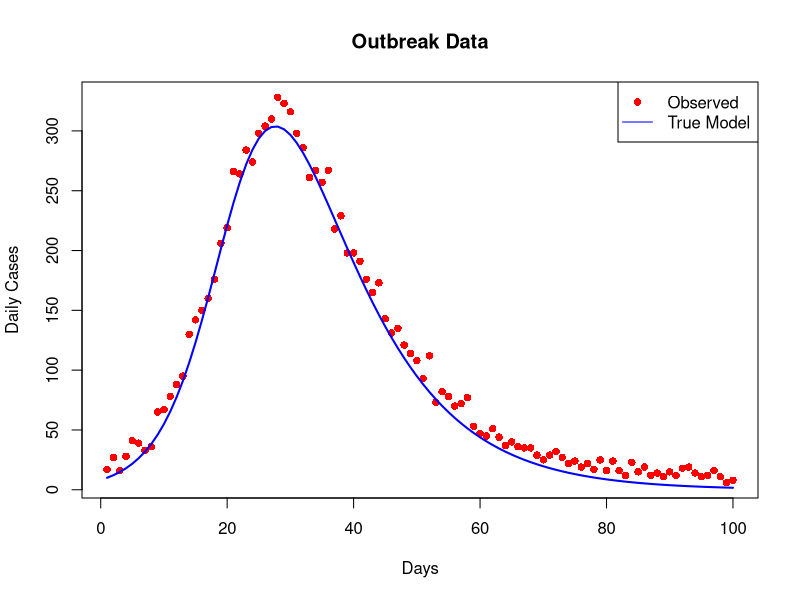

This chart was generated by the following R code:
# Synthetic outbreak data for the "Example: outbreak data" slide
# (01_introduction.qmd).
#
# Simulates an SIR epidemic, adds Poisson noise to mimic reported cases and
# saves the plot to figures/01_outbreak_data.png. None of this code is shown
# on the slides; only the figure is.
#
# Run from the project root: Rscript scripts/01_outbreak_data.R

library(deSolve)

dir.create("figures", showWarnings = FALSE)

# Simulate COVID-19-like data
set.seed(123)
days <- 1:100
true_beta <- 0.3
true_gamma <- 0.1
true_R0 <- true_beta / true_gamma

# SIR model simulation
sir_sim <- function(t, y, params) {
  with(as.list(c(y, params)), {
    dS <- -beta * S * I
    dI <- beta * S * I - gamma * I
    dR <- gamma * I
    list(c(dS, dI, dR))
  })
}

out <- ode(y = c(S = 0.99, I = 0.01, R = 0),
           times = days,
           func = sir_sim,
           parms = c(beta = true_beta, gamma = true_gamma))

# Add noise to simulate real data
observed_cases <- rpois(length(days), out[,"I"] * 1000 + 10)

png("figures/01_outbreak_data.png", width = 10, height = 6, units = "in", res = 150)
plot(days, observed_cases, pch = 16, col = "red",
     xlab = "Days", ylab = "Daily Cases",
     main = "Outbreak Data")
lines(days, out[,"I"] * 1000, col = "blue", lwd = 2)
legend("topright", c("Observed", "True Model"),
       col = c("red", "blue"), pch = c(16, NA), lty = c(NA, 1))
dev.off()
